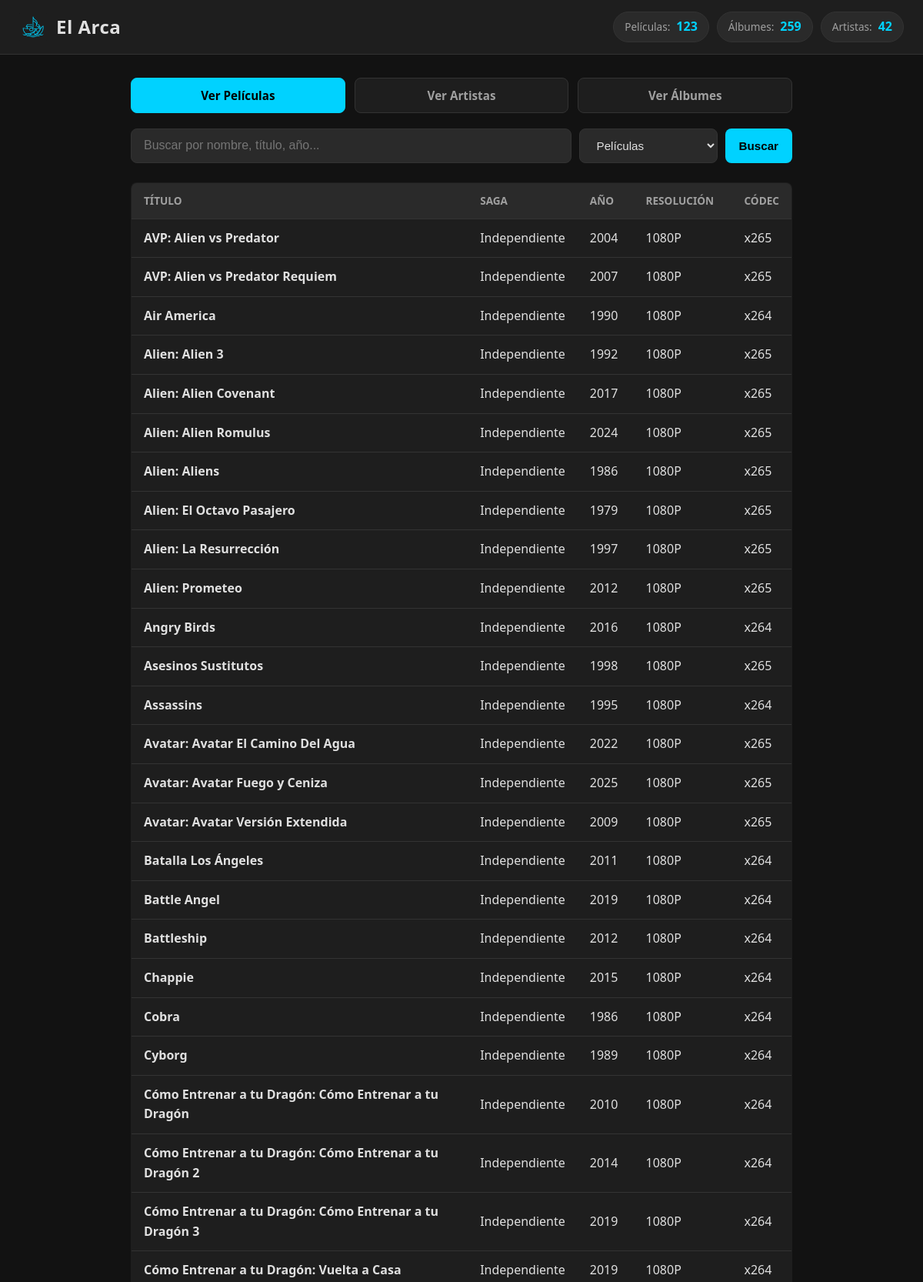
The page / (upper part) on the database its author committed.
### tables this page shows
CREATE TABLE peliculas (
            id INTEGER PRIMARY KEY AUTOINCREMENT,
            saga TEXT,
            titulo TEXT NOT NULL,
            anio_estreno INTEGER,
            decada TEXT,
            resolucion TEXT,
            es_x265 INTEGER DEFAULT 0,
            es_animada INTEGER DEFAULT 0
        );

### app.py (the view, shortened to what this page needs)
@app.route("/", methods=["GET"])
def inicio():
    busqueda = request.args.get("q", "").strip()
    filtro_tipo = request.args.get("tipo", "peliculas")
    peliculas = []
    albumes = []
    artistas = []
    conn = obtener_conexion()
    cursor = conn.cursor()
    cursor.execute("SELECT COUNT(*) AS total FROM artistas")
    res_artistas = cursor.fetchone()
    total_artistas_val = res_artistas["total"] if res_artistas else 0
    cursor.execute("SELECT COUNT(*) AS total FROM peliculas")
    res_peliculas = cursor.fetchone()
    total_peliculas_val = res_peliculas["total"] if res_peliculas else 0
    cursor.execute("SELECT COUNT(*) AS total FROM albumes")
    res_albumes = cursor.fetchone()
    total_albumes_val = res_albumes["total"] if res_albumes else 0
    if filtro_tipo == "peliculas":
        if busqueda:
            query = """
                SELECT * FROM peliculas
                WHERE titulo LIKE ?
                   OR saga LIKE ?
                   OR decada LIKE ?
                   OR CAST(anio_estreno AS TEXT) LIKE ?
                   OR resolucion LIKE ?
                   OR (es_animada = 1 AND 'animada' LIKE ?)
                   OR (es_x265 = 1 AND 'x265' LIKE ?)
                ORDER BY anio_estreno ASC, titulo ASC
            """
            param = f"%{busqueda}%"
            peliculas = cursor.execute(query, (param, param, param, param, param, param, param)).fetchall()
        else:
            peliculas = cursor.execute("SELECT * FROM peliculas ORDER BY titulo ASC").fetchall()
    elif filtro_tipo == "artistas":
        if busqueda:
            query = "SELECT * FROM artistas WHERE nombre LIKE ? ORDER BY nombre ASC"
            artistas = cursor.execute(query, (f"%{busqueda}%",)).fetchall()
        else:
            artistas = cursor.execute("SELECT * FROM artistas ORDER BY nombre ASC").fetchall()
    conn.close()
    return render_template(
        "index.html",
        peliculas=peliculas,
        albumes=albumes,
        artistas=artistas,
        busqueda=busqueda,
        tipo=filtro_tipo,
        total_artistas=total_artistas_val,
        total_peliculas=total_peliculas_val,
        total_albumes=total_albumes_val
    )

### app.py (called while the page is built)
def obtener_conexion():
    conn = sqlite3.connect(RUTA_BD)
    conn.row_factory = sqlite3.Row  # Permite acceder a las columnas por su nombre
    return conn

### templates/index.html (shortened to what this page needs)
<!DOCTYPE html>
<html lang="es">
<head>
    <link rel="stylesheet" href="{{ url_for('static', filename='style.css') }}">
</head>
<body>
    <header class="barra-superior">
        <div class="logo-titulo">
            <img src="{{ url_for('static', filename='logo.png') }}" alt="Logo El Arca" class="img-logo">
            <h1>El Arca</h1>
        </div>
        <div class="contenedor-badges">
            <div class="info-badge">
                <span class="etiqueta">Películas:</span>
                <strong class="numero">{{ total_peliculas }}</strong>
            </div>
            <div class="info-badge">
                <span class="etiqueta">Álbumes:</span>
                <strong class="numero">{{ total_albumes }}</strong>
            </div>
            <div class="info-badge">
                <span class="etiqueta">Artistas:</span>
                <strong class="numero">{{ total_artistas }}</strong>
            </div>
        </div>
    </header>
    <main class="contenedor-principal">
        <nav class="acciones-rapidas">
            <a href="/?tipo=peliculas" class="btn-navegacion {% if tipo == 'peliculas' %}activo{% endif %}">
                Ver Películas
            </a>
            <a href="/?tipo=artistas" class="btn-navegacion {% if tipo == 'artistas' %}activo{% endif %}">
                Ver Artistas
            </a>
            <a href="/?tipo=musica" class="btn-navegacion {% if tipo == 'musica' %}activo{% endif %}">
                Ver Álbumes
            </a>
        </nav>
        <form method="GET" action="/" class="buscador-form">
            <input type="text" name="q" value="{{ busqueda }}" placeholder="Buscar por nombre, título, año..." class="input-busqueda">
            <select name="tipo" class="select-tipo">
                <option value="peliculas" {% if tipo == 'peliculas' %}selected{% endif %}>Películas</option>
            </select>
            <button type="submit" class="btn-buscar">Buscar</button>
        </form>
        {% if tipo == 'peliculas' %}
            {% if peliculas %}
                <table class="tabla-resultados">
                    <thead>
                        <tr>
                            <th>Título</th>
                            <th>Saga</th>
                            <th>Año</th>
                            <th>Resolución</th>
                            <th>Códec</th>
                        </tr>
                    </thead>
                    <tbody>
                        {% for p in peliculas %}
                        <tr>
                            <td><strong>{{ p.titulo }}</strong></td>
                            <td>{{ p.saga or '-' }}</td>
                            <td>{{ p.anio_estreno }}</td>
                            <td>{{ p.resolucion }}</td>
                            <td>
                                {% if p.es_x265 == 1 %}
                                    <span class="badge-x265">x265</span>
                                {% else %}
                                    <span class="badge-x264">x264</span>
                                {% endif %}
                            </td>
                        </tr>
                        {% endfor %}
                    </tbody>
                </table>
            {% else %}
                <p class="sin-resultados">No se encontraron películas.</p>
            {% endif %}
        {% endif %}
    </main>
</body>
</html>

### static/style.css (style rules this page uses)
:root { --bg-principal: #121212; --bg-tarjeta: #1e1e1e; --bg-input: #2a2a2a; --texto-principal: #e0e0e0; --texto-secundario: #a0a0a0; --acento-cyan: #00d2ff; --borde: #333333; --borde-focus: #00d2ff; --fuente-principal: system-ui, -apple-system, BlinkMacSystemFont, "Segoe UI", Roboto, sans-serif; }
* { box-sizing: border-box; margin: 0; padding: 0; }
body { background-color: var(--bg-principal); color: var(--texto-principal); font-family: var(--fuente-principal); line-height: 1.6; padding-bottom: 40px; }
.barra-superior { display: flex; justify-content: space-between; align-items: center; background-color: var(--bg-tarjeta); padding: 15px 25px; border-bottom: 1px solid var(--borde); position: sticky; top: 0; z-index: 100; }
.logo-titulo { display: flex; align-items: center; gap: 12px; }
.logo-titulo h1 { font-size: 1.5rem; font-weight: 700; color: var(--texto-principal); letter-spacing: 0.5px; }
.info-badge { display: inline-flex; align-items: center; gap: 8px; background-color: var(--bg-input); padding: 6px 14px; border-radius: 20px; font-size: 0.85rem; border: 1px solid var(--borde); color: var(--texto-secundario); }
.info-badge .numero { color: var(--acento-cyan); font-weight: 700; font-size: 1rem; }
.contenedor-principal { max-width: 900px; margin: 30px auto; padding: 0 20px; }
.buscador-form { display: flex; gap: 10px; margin-bottom: 25px; flex-wrap: wrap; }
.input-busqueda { flex: 1; min-width: 200px; padding: 12px 16px; background-color: var(--bg-input); border: 1px solid var(--borde); border-radius: 8px; color: var(--texto-principal); font-size: 1rem; outline: none; transition: border-color 0.2s; }
.select-tipo, .btn-buscar { padding: 12px 18px; background-color: var(--bg-input); border: 1px solid var(--borde); border-radius: 8px; color: var(--texto-principal); font-size: 0.95rem; cursor: pointer; outline: none; }
.btn-buscar { background-color: var(--acento-cyan); color: #000; font-weight: 600; border: none; transition: opacity 0.2s; }
.tabla-resultados { width: 100%; border-collapse: collapse; background-color: var(--bg-tarjeta); border-radius: 8px; overflow: hidden; border: 1px solid var(--borde); }
.tabla-resultados th, .tabla-resultados td { padding: 12px 16px; text-align: left; border-bottom: 1px solid var(--borde); }
.tabla-resultados th { background-color: var(--bg-input); color: var(--texto-secundario); font-weight: 600; font-size: 0.85rem; text-transform: uppercase; }
.contenedor-badges { display: flex; gap: 10px; align-items: center; flex-wrap: wrap; }
.img-logo { width: 36px; height: 36px; object-fit: contain; opacity: 0.9; }
.acciones-rapidas { display: flex; gap: 12px; margin-bottom: 20px; flex-wrap: wrap; }
.btn-navegacion { flex: 1; text-align: center; padding: 10px 16px; background-color: var(--bg-tarjeta); color: var(--texto-secundario); text-decoration: none; border-radius: 8px; border: 1px solid var(--borde); font-weight: 600; font-size: 0.95rem; transition: all 0.2s ease; }
.btn-navegacion.activo { background-color: var(--acento-cyan); color: #000000; border-color: var(--acento-cyan); }

### rows shown on the page
peliculas: titulo "AVP: Alien vs Predator", saga "Independiente", anio_estreno "2004", resolucion "1080P", es_x265 "x265"
peliculas: titulo "AVP: Alien vs Predator Requiem", saga "Independiente", anio_estreno "2007", resolucion "1080P", es_x265 "x265"
peliculas: titulo "Air America", saga "Independiente", anio_estreno "1990", resolucion "1080P", es_x265 "x264"
peliculas: titulo "Alien: Alien 3", saga "Independiente", anio_estreno "1992", resolucion "1080P", es_x265 "x265"
peliculas: titulo "Alien: Alien Covenant", saga "Independiente", anio_estreno "2017", resolucion "1080P", es_x265 "x265"
peliculas: titulo "Alien: Alien Romulus", saga "Independiente", anio_estreno "2024", resolucion "1080P", es_x265 "x265"
peliculas: titulo "Alien: Aliens", saga "Independiente", anio_estreno "1986", resolucion "1080P", es_x265 "x265"
peliculas: titulo "Alien: El Octavo Pasajero", saga "Independiente", anio_estreno "1979", resolucion "1080P", es_x265 "x265"
peliculas: titulo "Alien: La Resurrección", saga "Independiente", anio_estreno "1997", resolucion "1080P", es_x265 "x265"
peliculas: titulo "Alien: Prometeo", saga "Independiente", anio_estreno "2012", resolucion "1080P", es_x265 "x265"
peliculas: titulo "Angry Birds", saga "Independiente", anio_estreno "2016", resolucion "1080P", es_x265 "x264"
peliculas: titulo "Asesinos Sustitutos", saga "Independiente", anio_estreno "1998", resolucion "1080P", es_x265 "x265"
peliculas: titulo "Assassins", saga "Independiente", anio_estreno "1995", resolucion "1080P", es_x265 "x264"
peliculas: titulo "Avatar: Avatar El Camino Del Agua", saga "Independiente", anio_estreno "2022", resolucion "1080P", es_x265 "x265"
peliculas: titulo "Avatar: Avatar Fuego y Ceniza", saga "Independiente", anio_estreno "2025", resolucion "1080P", es_x265 "x265"
peliculas: titulo "Avatar: Avatar Versión Extendida", saga "Independiente", anio_estreno "2009", resolucion "1080P", es_x265 "x265"
peliculas: titulo "Batalla Los Ángeles", saga "Independiente", anio_estreno "2011", resolucion "1080P", es_x265 "x264"
peliculas: titulo "Battle Angel", saga "Independiente", anio_estreno "2019", resolucion "1080P", es_x265 "x264"
peliculas: titulo "Battleship", saga "Independiente", anio_estreno "2012", resolucion "1080P", es_x265 "x264"
peliculas: titulo "Chappie", saga "Independiente", anio_estreno "2015", resolucion "1080P", es_x265 "x264"
peliculas: titulo "Cobra", saga "Independiente", anio_estreno "1986", resolucion "1080P", es_x265 "x264"
peliculas: titulo "Cyborg", saga "Independiente", anio_estreno "1989", resolucion "1080P", es_x265 "x264"
peliculas: titulo "Cómo Entrenar a tu Dragón: Cómo Entrenar a tu Dragón", saga "Independiente", anio_estreno "2010", resolucion "1080P", es_x265 "x264"
peliculas: titulo "Cómo Entrenar a tu Dragón: Cómo Entrenar a tu Dragón 2", saga "Independiente", anio_estreno "2014", resolucion "1080P", es_x265 "x264"
peliculas: titulo "Cómo Entrenar a tu Dragón: Cómo Entrenar a tu Dragón 3", saga "Independiente", anio_estreno "2019", resolucion "1080P", es_x265 "x264"
peliculas: titulo "Cómo Entrenar a tu Dragón: Vuelta a Casa", saga "Independiente", anio_estreno "2019", resolucion "1080P", es_x265 "x264"

### other values the page prints
{{ total_peliculas }} "123"
{{ total_albumes }} "259"
{{ total_artistas }} "42"
